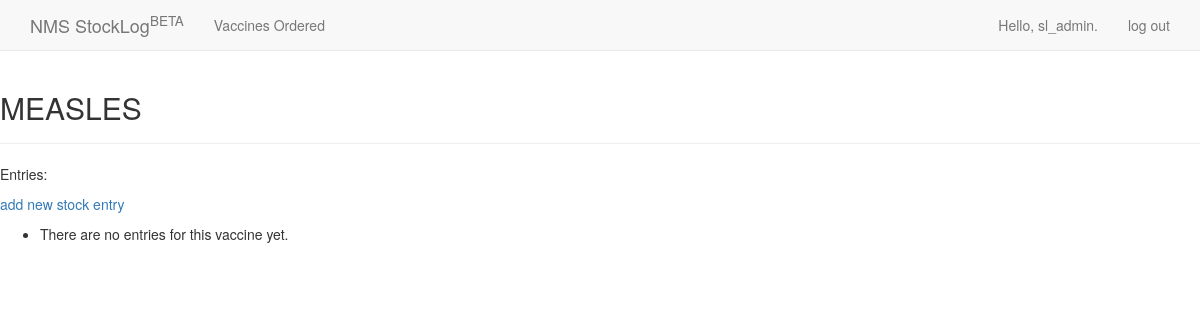
The page /vaccines/3/ (signed in) on the database as committed earlier.
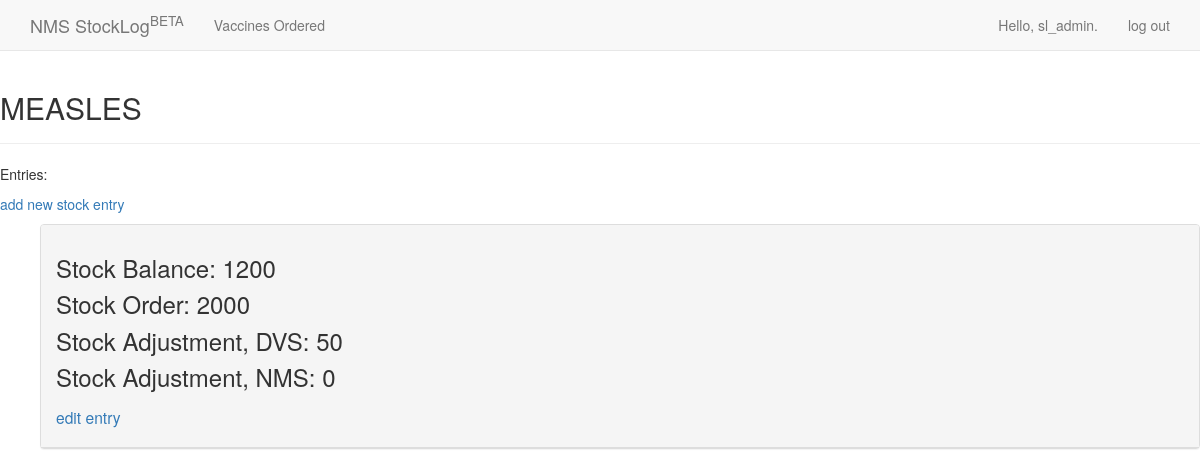
The same page on the database as committed later.
### sls/models.py (models this page shows, shortened)
class Vaccine(models.Model):
	MEASLES = 'MEASLES'
	BCG = 'BCG'
	HPV = 'HPV'
	HEPB = 'HEPB'
	TT = 'TT'
	OPV = 'OPV'
	YELLOWFEVER = 'YELLOWFEVER'
	PCV = 'PCV'
	PENTA = 'PENTA'
	IPV = 'IPV'
	ROTA = 'ROTA'
	SYRINGE005 = 'SYRINGE005'
	SYRINGE05 = 'SYRINGE05'
	SYRINGE5 = 'SYRINGE5'
	SYRINGE2 = 'SYRINGE2'
	SB = 'SB'
	TTCARDS = 'TTCARDS'
	CHC = 'CHC'
	VCB = 'VCB'
	VACCINE_CHOICES = (
		(MEASLES, 'Measles vaccine 10 dose Vial'),
		(BCG, 'Bacillus Calmette-Guerin 20 dose Vial'),
		(HPV, 'Human Papilloma Vaccine 1 dose Vial'),
		(HEPB, 'Hepatitis .B Vaccine 10 dose Vial'),
		(TT, 'Tetanus Toxoid Vaccine 20 dose Vial'),
		(OPV, 'Oral Polio Vaccine 20 dose Vial'),
		(YELLOWFEVER, 'Yellow Fever  10 dose Vial'),
		(PCV, 'Pneumococcal Conjugate 2 dose Vial'),
		(PENTA, 'DPT-HIP B-HEB 10 Dose Vial'),
		(IPV, 'Inactivated Polio vaccine 5 dose Vial'),
		(ROTA, 'Rotavirus vaccine 1 dose Vial'),
		(SYRINGE005, 'Syringe 0.05 ml'),
		(SYRINGE05, 'Syringe 0.5 ml'),
		(SYRINGE5, 'Syringe 5 ml'),
		(SYRINGE2, 'Syringe 2 ml'),
		(SB, 'Safety Boxes'),
		(TTCARDS, 'Tetanus Toxoid Cards'),
		(CHC, 'Child Health Cards'),
		(VCB, 'Vaccine Control Books'),
		)
	vaccine_select = models.CharField(max_length=50,
									choices =VACCINE_CHOICES,
									default =MEASLES)
	date_added = models.DateTimeField(auto_now_add=True)
	owner = models.ForeignKey(User)
	def __unicode__(self):
		return self.vaccine_select

class Entry(models.Model):
	vaccine = models.ForeignKey(Vaccine)
	stock_balance = models.IntegerField()
	stock_order = models.IntegerField()
	stock_adjustment_dvs = models.IntegerField()
	stock_adjustment_nms = models.IntegerField(default =0)
	class Meta:
		verbose_name_plural = 'entries'

### sls/views.py (the view)
# urls.py: url(r'^vaccines/(?P<vaccine_id>\d+)/$', views.vaccine, name='vaccine'),
@login_required(login_url='/users/login/')
def vaccine(request, vaccine_id):
	vaccine = Vaccine.objects.get(id=vaccine_id)
	if vaccine.owner != request.user:
		raise Http404
	entries = vaccine.entry_set.order_by('id')
	context = { 'vaccine': vaccine, 'entries': entries}
	return render(request, 'sls/vaccine.html', context)

### sls/templates/sls/vaccine.html
{% extends 'sls/base.html' %}
{% block header %}
  <h2>{{ vaccine }}</h2>
{% endblock header %}
{% block content %}
  <p>Entries:</p>
  <p>
  	<a href="{% url 'sls:new_entry' vaccine.id %}">add new stock entry</a>
  </p>
  <ul>
  	{% for entry in entries %}
  	  <div class="panel panel-default">
        <div class="panel-heading">
          <h3>
      	  	<p>Stock Balance: {{ entry.stock_balance }}</p>
      	  	<p>Stock Order: {{ entry.stock_order }}</p>
      	  	<p>Stock Adjustment, DVS: {{ entry.stock_adjustment_dvs }}</p>
      	  	<p>Stock Adjustment, NMS: {{ entry.stock_adjustment_nms }}</p>
  	  	    <small>
  	  		    <a href="{% url 'sls:edit_entry' entry.id %}">edit entry</a>
  	  	    </small>
          </h3>
  	    </div>
      </div>
  	{% empty %}
  	  <li>
  	  	There are no entries for this vaccine yet.
  	  </li>
  	{% endfor %}
  </ul>
{% endblock content %}

### sls/templates/sls/base.html (shortened to what this page needs)
{% load bootstrap3 %}
<!DOCTYPE html>
<html lang="en">
  <head>
  	{% bootstrap_css %}
  </head>
  <body>
  	<nav class="navbar navbar-default navbar-static-top">
  		<div class="container">
  			<div class="navbar-header">
  				<a class="navbar-brand" href="{% url 'sls:index' %}">NMS StockLog<sup>BETA</sup></a>
  			</div>
  			<div id="navbar" class="navbar-collapse collapse">
  				<ul class="nav navbar-nav">
  					<li>
  					<a href="{% url 'sls:vaccines' %}">Vaccines Ordered</a>
  					</li>
  				</ul>
  				<ul class="nav navbar-nav navbar-right">
  					{% if user.is_authenticated %}
  					<li>
  					<a> Hello, {{ user.username }}. </a></li>
  					<li>
  					<a href="{% url 'users:logout' %}">log out</a>
  					</li>
  					{% else %}
  					<li> <a href="{% url 'users:register' %}">register</a></li>
  					<li> <a href="{% url 'users:login' %}">login</a></li>
  					{% endif %}
  				</ul>
  			</div>
  		</div>
  	</nav>
  	<div class "container">
  		<div class="page-header">
  			{% block header %}{% endblock header %}
  		</div>
  		<div>
  			{% block content %}{% endblock content %}
  		</div>
 	</div>
  </body>
</html>

Rows that differ between the two databases and show on the page:
added Entry: stock_balance "1200", stock_order "2000", stock_adjustment_dvs "50", stock_adjustment_nms "0"
Other text that changed with them:
text no longer shown: "There are no entries for this vaccine yet."
